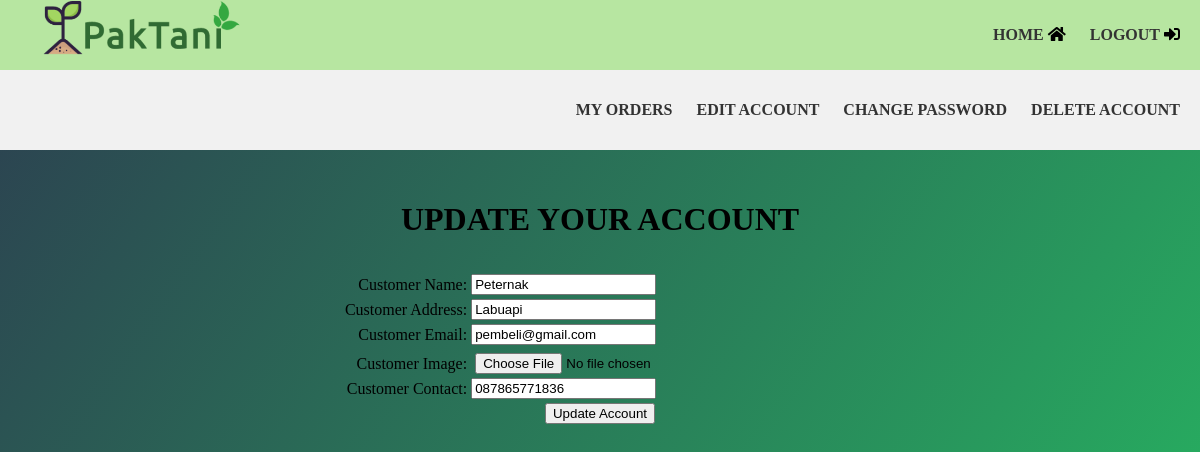
The app's page /VIEW/USER/PEMBELI/edit_account.php (signed in) with its own data.
### tables this page shows
CREATE TABLE `pembeli` (
  `id_pembeli` int(11) NOT NULL,
  `nama` varchar(255) NOT NULL,
  `password` varchar(255) NOT NULL,
  `alamat` varchar(255) NOT NULL,
  `no_hp` varchar(255) NOT NULL,
  `email` varchar(255) NOT NULL,
  `gambar` varchar(255) NOT NULL,
  `id_admin` int(11) NOT NULL
);

### CONTROLLER/action_pembeli.php (called while the page is built, shortened)
<?php
$conn = mysqli_connect("localhost", "root", "", "petanidb");
function thisquery($query)
{
    global $conn;
    $result = mysqli_query($conn, $query);
    $rows  = [];
    while ($row = mysqli_fetch_array($result)) {
        $rows[] = $row;
    }
    return $rows;
}

### VIEW/USER/PEMBELI/edit_account.php (the view, shortened to what this page needs)
<?php
include '../../../CONTROLLER/action_pembeli.php';
$id = $_SESSION['id'];
$data = thisquery("SELECT * FROM pembeli WHERE id_pembeli = $id")[0];
?>
<!DOCTYPE html>
<html>
<head>
	<link rel="stylesheet" href="../../CSS/main.css">
	<link rel="stylesheet" href="https://use.fontawesome.com/releases/v5.8.2/css/all.css">
</head>
<body>
	<div class="subnavbar">
		<div class="logo">
		</div>
		<div class="menu">
			<a href="indexpembeli.php">Home</a>
			<i class="fas fa-home"></i>
			<a href="../../../CONTROLLER/logout.php">Logout</a>
			<i class="fas fa-sign-in-alt"></i>
		</div>
	</div>
	<div class="navbar">
		<div class="menu">
			<a href="my_orders.php">My Orders</a>
			<a href="edit_account.php">Edit Account</a>
			<a href="change_pass.php">Change Password</a>
			<a href="delete_account.php">Delete Account</a>
		</div>
	</div>
	<div class="tubuh">
		<br>
		<form action="" method="post" enctype="multipart/form-data">
			<table align="center" width="750">
				<tr align="center">
					<td colspan="6">
						<h2>Update your Account</h2>
					</td>
				</tr>
				<tr>
					<td align="right">Customer Name:</td>
					<td><input type="text" name="nama" id="nama" required value="<?php echo $data["nama"] ?>"></td>
				</tr>
				<tr>
					<td align="right">Customer Address:</td>
					<td><input type="text" name="alamat" id="alamat" required value="<?php echo $data["alamat"] ?>"></td>
				</tr>
				<tr>
					<td align="right">Customer Email:</td>
					<td><input type="text" name="email" id="email" required value="<?php echo $data["email"] ?>"></td>
				</tr>
				<tr>
					<td><input type="hidden" name="password" id="password" required value="<?php echo $data["password"] ?>"></td>
				</tr>
				<tr>
					<td align="right">Customer Image:</td>
					<td>
						<input type="file" name="gambar" id="gambar">
					</td>
				</tr>
				<tr>
					<td align="right">Customer Contact:</td>
					<td><input type="text" name="no_hp" id="no_hp" required value="<?php echo $data["no_hp"] ?>"></td>
				</tr>
				<tr align=" center">
					<td colspan="6"><input type="submit" name="submit" value="Update Account" /></td>
				</tr>
			</table>
		</form>
	</div>
</body>
</html>

### VIEW/CSS/main.css (style rules this page uses)
body { margin: 0; padding: 0; font-family: "montserrat"; background-image: linear-gradient(125deg, #2c3e50, #27ae60, #2980b9, #e74c3c, #8e44ad); background-size: 400% 400%; animation: bganimation 15s infinite; }
h2 { color: BLACK; text-align: center; font-family: "montserrat"; text-transform: uppercase; margin: 30px 0; font-size: 32px; }
.subnavbar { position: relative; height: 70px; overflow: hidden; top: 0; display: flex; align-items: center; background: #b7e6a1; width: 100%; }
.navbar { position: relative; height: 80px; overflow: hidden; top: 0; display: flex; align-items: center; background: #f1f1f1; width: 100%; }
.logo { background: url(../IMAGE/logo.png) no-repeat 50% 50%; background-size: contain; width: 220px; height: 200px; float: left; margin-left: 20px; }
.menu { position: absolute; right: 20px; }
.menu a { color: #333; text-decoration: none; font-weight: 700; margin-left: 20px; transition: color 0.3s; text-transform: uppercase; }

### VIEW/USER/PEMBELI/edit_account.php (style rules this page uses)
.tubuh { width: 100%; height: 400px; }

### records on screen
pembeli: nama "Peternak", alamat "Labuapi", email "pembeli@gmail.com", no_hp "087865771836"
